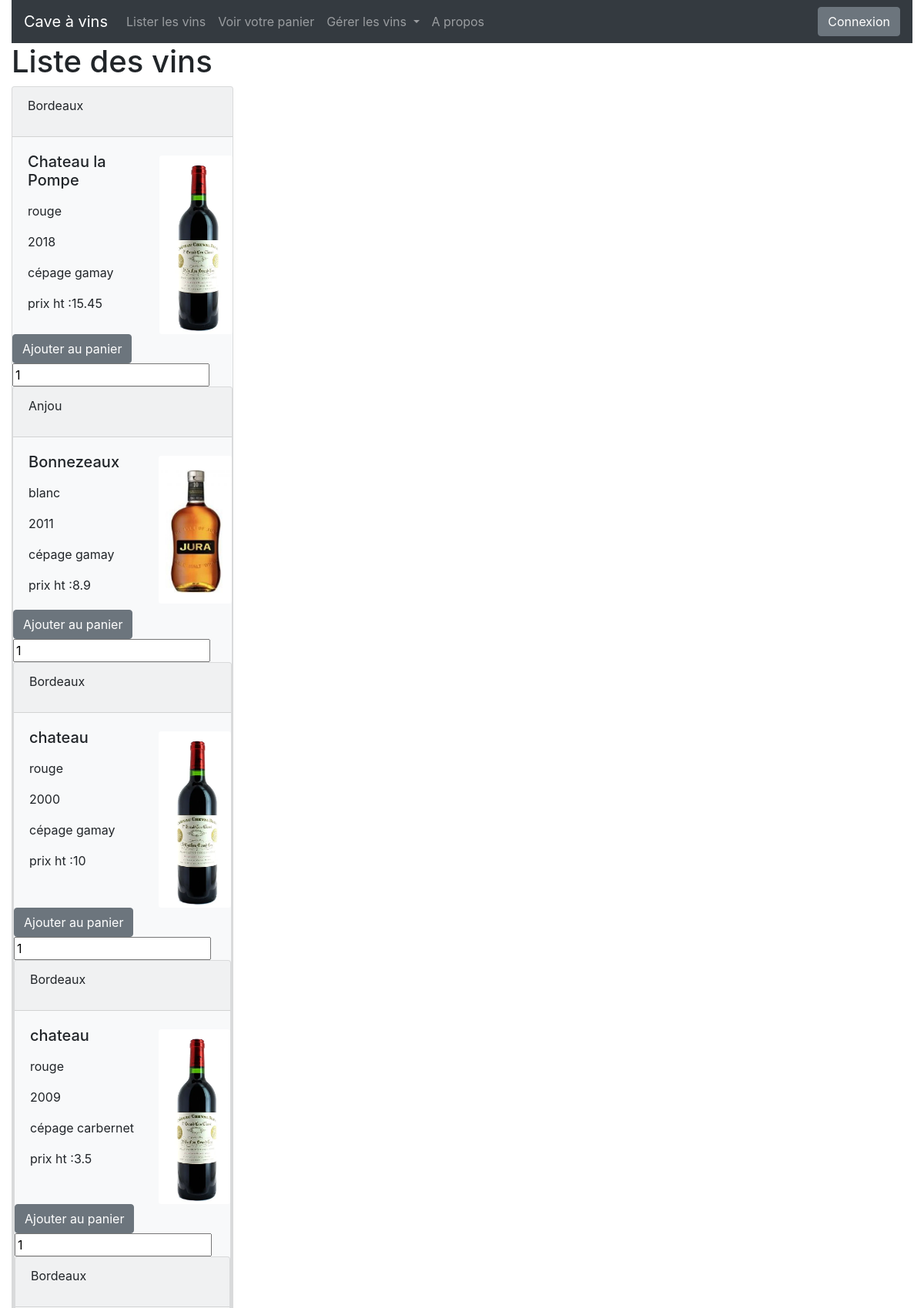
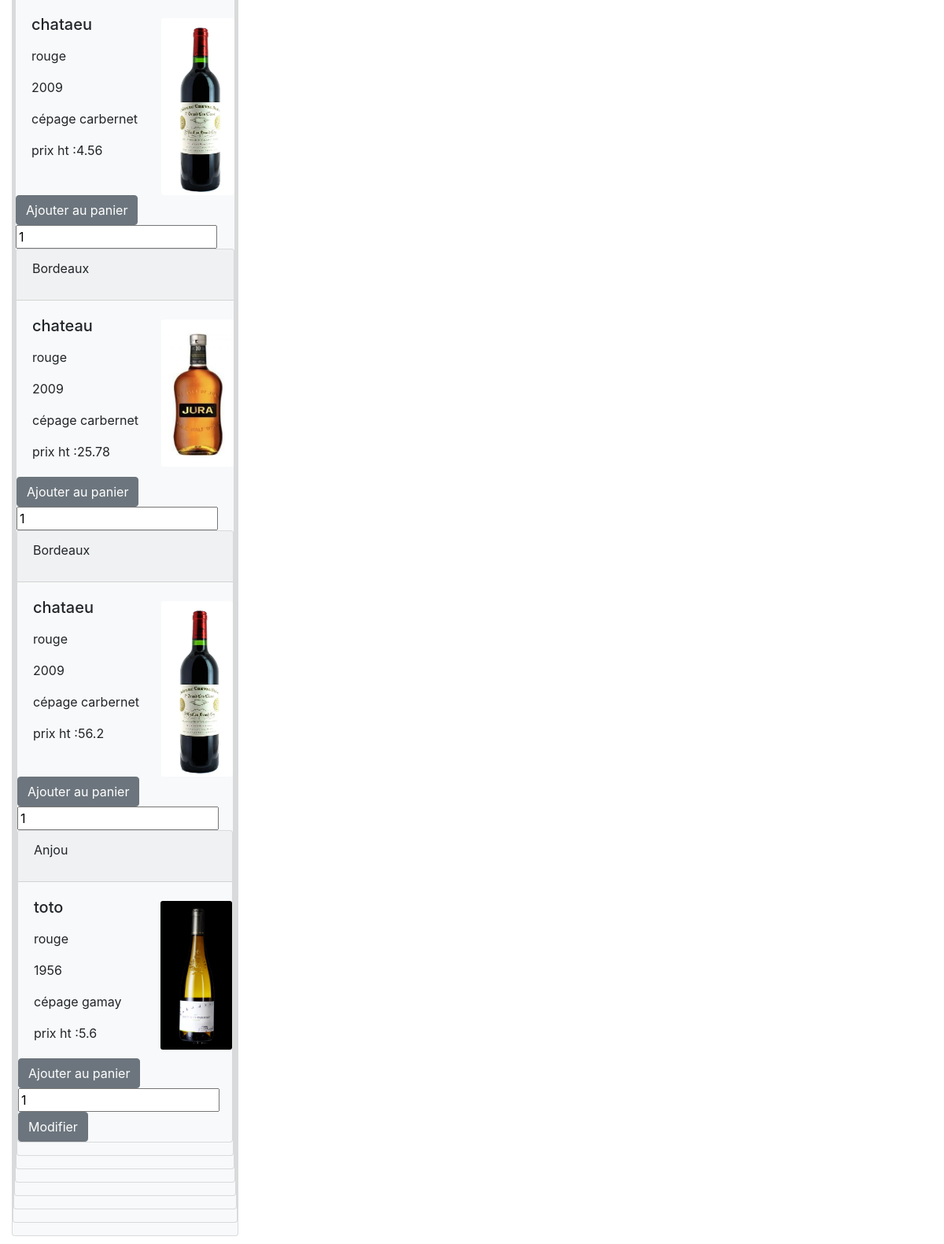
Screenshot of /index.php?entite=vin&action=liste with the database file from the repository (2 pictures, top to bottom).
### tables this page shows
CREATE TABLE `vin` (
  `id` int(11) NOT NULL,
  `region` varchar(255) NOT NULL,
  `cepage` varchar(150) NOT NULL,
  `milesime` int(11) NOT NULL,
  `robe` varchar(50) NOT NULL,
  `nom` varchar(255) NOT NULL,
  `image_name` varchar(255) DEFAULT NULL,
  `update_at` datetime DEFAULT NULL,
  `prix_ht` double NOT NULL
);

### index.php (called while the page is built, shortened)
<?php
include 'vues/template.php';

### dao/dao.php (called while the page is built, shortened)
<?php
$dbconnect = new PDO ('mysql:host=localhost;dbname=caveavin;charset=UTF8', 'root','');
function getArticles(){
global $dbconnect;
$sql = 'SELECT  * FROM vin';
  $art_stat = $dbconnect->query($sql);
  $articles = $art_stat->fetchAll(PDO::FETCH_ASSOC);
  return $articles;
};

### modele/articleModele.php (called while the page is built)
<?php
require_once 'dao/dao.php';
function listeDesVins(){
$listeDesVins = getArticles();
return $listeDesVins;
var_dump($listeDesVins);
};

### vues/articles/listeVin.php (the view)
<div>
    <h1>Liste des vins</h1>
    <div class="card-columns">
        <?php $listes = listeDesVins();
        foreach ($listes as $liste) {
            echo        '<div class="card bg-light mb-3" style="max-width: 18rem;">
                <div class="card-header"> <p>' . $liste['region'] . '</p></div>
                <div class="row no-gutters">
                    <div class="col-8">
                        <div class="card-body">
                            <h5 class="card-title"><p>' . $liste['nom'] . '</p></h5>
                            <p class="card-text">' . $liste['robe'] . '</p> <p>' . $liste['milesime'] . '</p>
                            <p class="card-text">cépage ' . $liste['cepage'] . '</p>
                            <p class="card-text">prix ht :'. $liste['prix_ht'] . '</p>
                        </div>
                    </div>
                    <div class="col-4">
                        <img class="card-img mt-4" src="vins/'.$liste['image_name'].'" alt="image du vin">
                    </div>
                </div>
        <form method="post" action="index.php?entite=panier&action=ajout">
            <input type="hidden" name="'.$liste['id'].'">
            <button type="submit" class="btn btn-secondary">Ajouter au panier</button>
            <input type="number" value="1" min="1" name="quantite">
        </form>';
    } ?>
        <a class="btn btn-secondary" href="">Modifier</a>
    </div>
</div>
</div>

### vues/template.php (shortened to what this page needs)
<!DOCTYPE html>
<html>
<head>
    <link rel="stylesheet" href="https://stackpath.bootstrapcdn.com/bootstrap/4.3.1/css/bootstrap.min.css"
>
    <link rel="stylesheet" href="https://cdn.datatables.net/1.10.19/css/jquery.dataTables.min.css">
</head>
<body>
    <main class="container-fluid">
        <?php
                include '_nav.php';
                include $vue.'.php';
        ?>
    </main>
</body>
</html>

### vues/_nav.php (shortened to what this page needs)
<nav class="navbar navbar-expand-lg navbar-dark bg-dark">
            <a class="navbar-brand" href="index.php">Cave à vins</a>
            <div class="collapse navbar-collapse" id="navbarColor02">
                <ul class="navbar-nav mr-auto">
                    <li class="nav-item">
                        <a class="nav-link" href="index.php?entite=vin&action=liste">Lister les vins</a>
                    </li>
                    <li class="nav-item">
                        <a class="nav-link" href="index.php?entite=panier&action=caddie">Voir votre panier</a>
                    </li>
                    <li class="nav-item dropdown">
                        <a class="nav-link dropdown-toggle" href="#" id="navbarDropdown" role="button" data-toggle="dropdown" aria-haspopup="true" aria-expanded="false">
                            Gérer les vins
                        </a>
                    </li>
                    <li class="nav-item">
                        <a class="nav-link" href="index.php?entite=mentions">A propos</a>
                    </li>
                </ul>
                <?php
                    if(isset($_SESSION['email'])){
                   echo '<span color=white>Bonjour : '. $_SESSION['email'] .'</span><br>';
                   echo '<a class="btn btn-secondary" href="index.php?entite=user&action=logout">Déconnexion</a>';
                    } else {
                   echo  '<a class="btn btn-secondary" href="index.php?entite=user&action=login">Connexion</a>';
                }?>
          </div>
        </nav>

### rows the page displays
vin: region "Bordeaux", nom "Chateau la Pompe", robe "rouge", milesime "2018", cepage "gamay", prix_ht "15.45", image_name (picture)
vin: region "Anjou", nom "Bonnezeaux", robe "blanc", milesime "2011", cepage "gamay", prix_ht "8.9", image_name (picture)
vin: region "Bordeaux", nom "chateau", robe "rouge", milesime "2000", cepage "gamay", prix_ht "10", image_name (picture)
vin: region "Bordeaux", nom "chateau", robe "rouge", milesime "2009", cepage "carbernet", prix_ht "3.5", image_name (picture)
vin: region "Bordeaux", nom "chataeu", robe "rouge", milesime "2009", cepage "carbernet", prix_ht "4.56", image_name (picture)
vin: region "Bordeaux", nom "chateau", robe "rouge", milesime "2009", cepage "carbernet", prix_ht "25.78", image_name (picture)
vin: region "Bordeaux", nom "chataeu", robe "rouge", milesime "2009", cepage "carbernet", prix_ht "56.2", image_name (picture)
vin: region "Anjou", nom "toto", robe "rouge", milesime "1956", cepage "gamay", prix_ht "5.6", image_name (picture)
